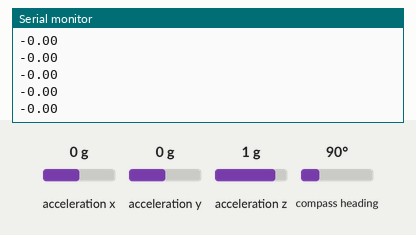
Recording of a sketch running on a simulated Arduino Uno, built with avr-gcc and run on an emulated ATmega328P. Parts: the last lines printed to the serial monitor. Inputs (shaded band) come from the test bench; at power-on: compass heading 90°, acceleration x 0 g, acceleration y 0 g, acceleration z 1 g.

Above: at 2.2 s.
2.3 s: compass heading set to 7°
At 2.36 s:
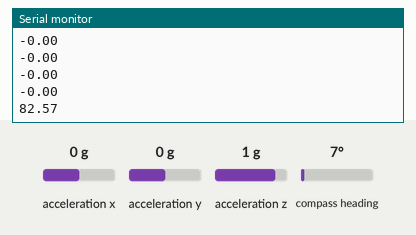
3.8 s: compass heading set to 180°
At 3.82 s:
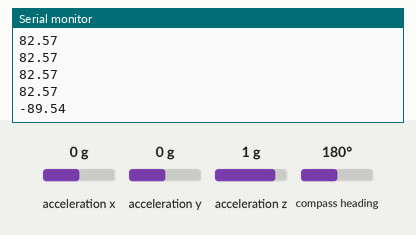
Timing chart, 0 to 6.8 s (numbered marks = the images above; inputs shaded):
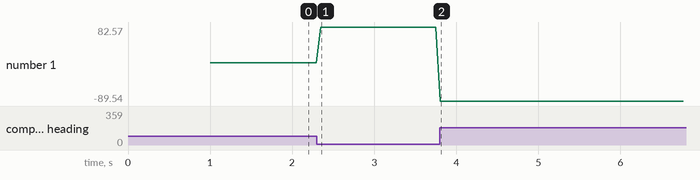

Measured:
- after the input at 2.3 s, the serial monitor: prints a new line after 0.05 s (image 1)
- after the input at 3.8 s, the serial monitor: prints a new line at once (image 2)
- plotted number 1: 0 → 82.57 after the input at 2.3 s, 82.57 → -89.54 after the input at 3.8 s

The sketch:

BoatOrientationSensor.ino
```cpp
#include <Wire.h>
#include <Adafruit_Sensor.h>
#include <Adafruit_BNO055.h>
#include <utility/imumaths.h>


/*
   Connections
   ===========
   Connect SCL to analog 5
   Connect SDA to analog 4
   Connect VDD to 3.3V DC
   Connect GROUND to common ground opkokokokok
*/


#define BNO055_SAMPLERATE_DELAY_MS (50)

Adafruit_BNO055 bno = Adafruit_BNO055();

void setup(void)
{
  Serial.begin(9600);
  Serial.println("Orientation Sensor Raw Data Test"); Serial.println("");

  if(!bno.begin())
  {
    Serial.print("Ooops, no BNO055 detected ... Check your wiring or I2C ADDR!");
    while(1);
  }

  delay(1000);
  bno.setExtCrystalUse(true);
}


void loop(void)
{
  // Possible vector values can be:
  // - VECTOR_ACCELEROMETER - m/s^2
  // - VECTOR_MAGNETOMETER  - uT
  // - VECTOR_GYROSCOPE     - rad/s
  // - VECTOR_EULER         - degrees
  // - VECTOR_LINEARACCEL   - m/s^2
  // - VECTOR_GRAVITY       - m/s^2


  imu::Vector<3> euler = bno.getVector(Adafruit_BNO055::VECTOR_EULER);
    imu::Vector<3> magnet = bno.getVector(Adafruit_BNO055::VECTOR_MAGNETOMETER);


// absolute position in degrees
float heading = atan2(magnet.x(), magnet.y());
Serial.println(heading* (57296 / 1000));

  delay(BNO055_SAMPLERATE_DELAY_MS);
}
```
